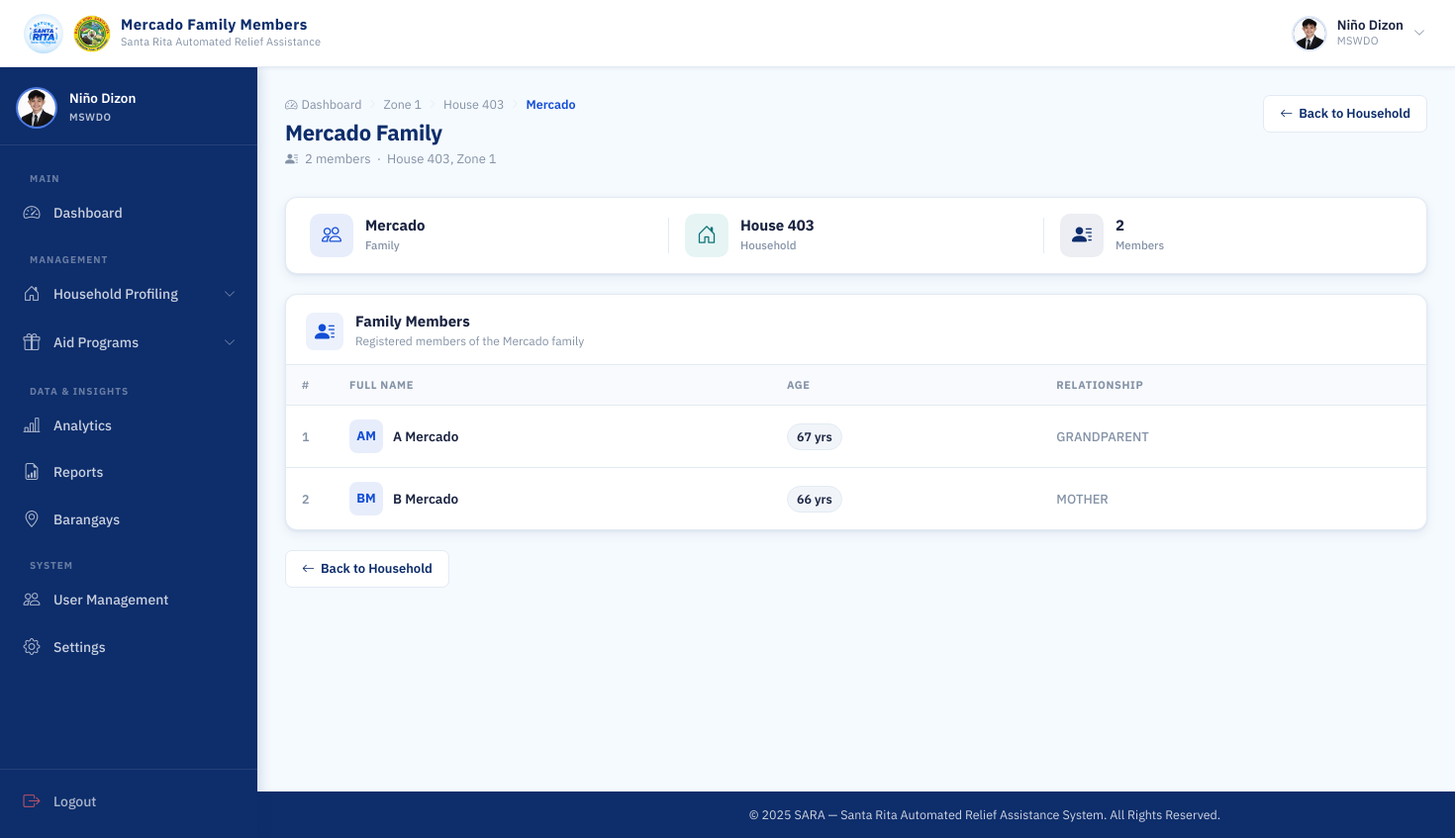
/mswdo/families/6/members/ (signed in), run on an earlier commit of the app's database.
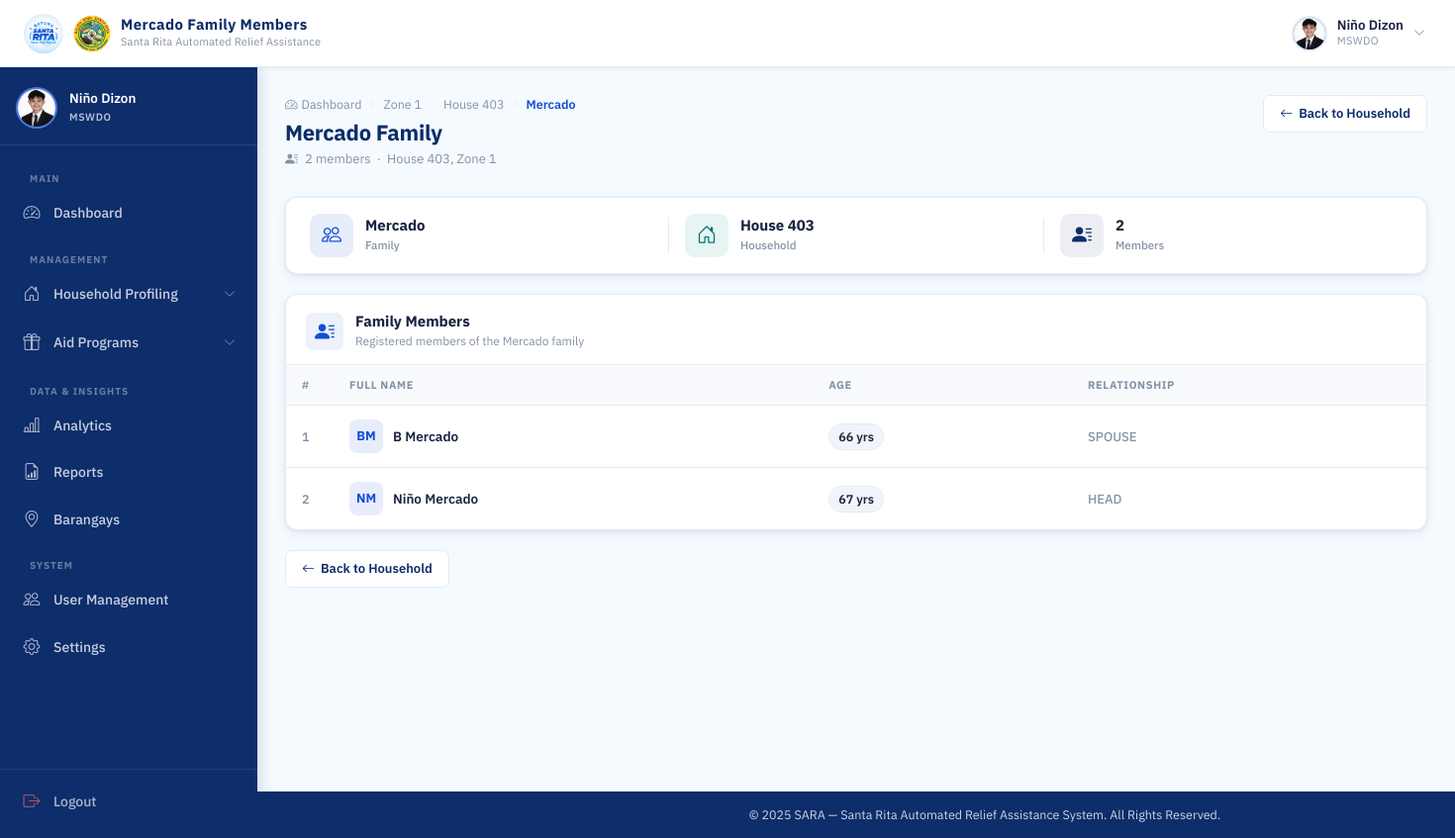
And on a later commit of the database.
### households/models.py (models this page shows, shortened)
class FamilyMember(models.Model):
    family = models.ForeignKey(
        Family,
        on_delete=models.CASCADE,
        related_name='members'
    )
    first_name = models.CharField(max_length=100)
    middle_name = models.CharField(max_length=100, blank=True, null=True)
    last_name = models.CharField(max_length=100)
    suffix = models.CharField(max_length=20, blank=True, null=True)
    relationship = models.CharField(max_length=20, choices=RELATIONSHIP_CHOICES)
    birthdate = models.DateField(null=True, blank=True)
    birthplace = models.CharField(max_length=150, blank=True, null=True)
    sex = models.CharField(max_length=1, choices=SEX_CHOICES, blank=True, null=True)
    civil_status = models.CharField(max_length=50, choices=CIVIL_STATUS_CHOICES, blank=True, null=True)
    philsys_card_no = models.CharField(max_length=50, blank=True, null=True)
    religion = models.CharField(max_length=100, blank=True, null=True)
    citizenship = models.CharField(max_length=50, default='Filipino', blank=True, null=True)
    occupation = models.CharField(max_length=150, blank=True, null=True)
    contact_number = models.CharField(
        max_length=13,
        blank=True,
        null=True,
        validators=[
            RegexValidator(
                regex=r'^(09|\+639)\d{9}$',
                message="Phone number must be entered in the format: '09XXXXXXXXX' or '+639XXXXXXXXX'."
            )
        ]
    )
    email = models.EmailField(blank=True, null=True)
    monthly_income = models.DecimalField(max_digits=10, decimal_places=2, default=0)
    educational_attainment = models.CharField(max_length=50, choices=EDUCATIONAL_ATTAINMENT_CHOICES, blank=True, null=True)
    education_status = models.CharField(max_length=50, choices=EDUCATION_STATUS_CHOICES, blank=True, null=True)
    is_pwd = models.BooleanField(default=False)
    is_solo_parent = models.BooleanField(default=False)
    is_senior_citizen = models.BooleanField(default=False)
    is_indigenous = models.BooleanField(default=False)
    is_out_of_school_youth = models.BooleanField(default=False)
    is_out_of_school_children = models.BooleanField(default=False)
    profile_image = models.ImageField(upload_to=resident_profile_image_path, blank=True, null=True)
    @property
    def age(self):
        if self.birthdate:
            today = datetime.date.today()
            return today.year - self.birthdate.year - ((today.month, today.day) < (self.birthdate.month, self.birthdate.day))
        return None

### households/views.py (the view)
# urls.py: path('mswdo/families/<int:family_id>/members/', views.family_members, name='family_members'),
@login_required
@session_protected
@mswdo_or_staff_required
def family_members(request, family_id):
    family = get_object_or_404(Family.objects.select_related('household', 'household__zone', 'household__barangay'), id=family_id)
    members = family.members.all().order_by('first_name', 'last_name')  # or use select_related if needed
    return render(request, 'households/family_members.html', {
        'family': family,
        'members': members,
    })

### accounts/context_processors.py (called while the page is built)
def auth_required(request):
    return {
        'requires_auth': request.user.is_authenticated
    }

### households/templates/households/family_members.html (shortened to what the changed rows need)
{% extends 'base.html' %}
{% load static %}
{% block css %}
<link rel="stylesheet" href="{% static 'css/mswdo_dashboard.css' %}">
<link rel="stylesheet" href="{% static 'css/barangay_accounts.css' %}">
<link rel="stylesheet" href="{% static 'css/barangay_list.css' %}">
<link rel="stylesheet" href="{% static 'css/households.css' %}">
{% endblock %}
{% block content %}
<div class="dash-page-header">
  <div>
    <h1 class="dash-page-title">{{ family.family_name }} Family</h1>
  </div>
</div>
<div class="dash-panel">
  <div class="dash-panel__header">
    <div class="dash-panel__header-left">
      <div>
        <h2 class="dash-panel__title">Family Members</h2>
      </div>
    </div>
  </div>
  <div class="dash-panel__body p-0">
    <div class="table-responsive">
      <table class="acct-table">
        <thead>
          <tr>
            <th class="acct-th">#</th>
            <th class="acct-th">Full Name</th>
            <th class="acct-th">Age</th>
            <th class="acct-th">Relationship</th>
          </tr>
        </thead>
        <tbody>
          {% for member in members %}
          <tr class="acct-row">
            <td class="acct-td acct-td--num">{{ forloop.counter }}</td>
            <td class="acct-td">
              <div class="acct-barangay-cell">
                <div class="acct-avatar">
                  {% if member.profile_image %}
                    <img src="{{ member.profile_image.url }}" alt="Photo" style="width: 100%; height: 100%; object-fit: cover; border-radius: 50%;">
                  {% else %}
                    {{ member.first_name|first|upper }}{{ member.last_name|first|upper }}
                  {% endif %}
                </div>
                <span class="acct-barangay-name">{{ member.first_name }} {{ member.last_name }}</span>
              </div>
            </td>
            <td class="acct-td">
              <span class="hh-age-badge">{{ member.age }} yrs</span>
            </td>
            <td class="acct-td">
              <span class="hh-relationship">{{ member.relationship }}</span>
            </td>
          </tr>
          {% endfor %}
        </tbody>
      </table>
    </div>
  </div>
</div>
{% endblock %}

What changed in the data, as far as the page shows it:
changed FamilyMember: relationship "MOTHER" → "SPOUSE"; moves up the list
changed FamilyMember: first_name|first "A" → "N"; first_name "A" → "Niño"; relationship "GRANDPARENT" → "HEAD"
